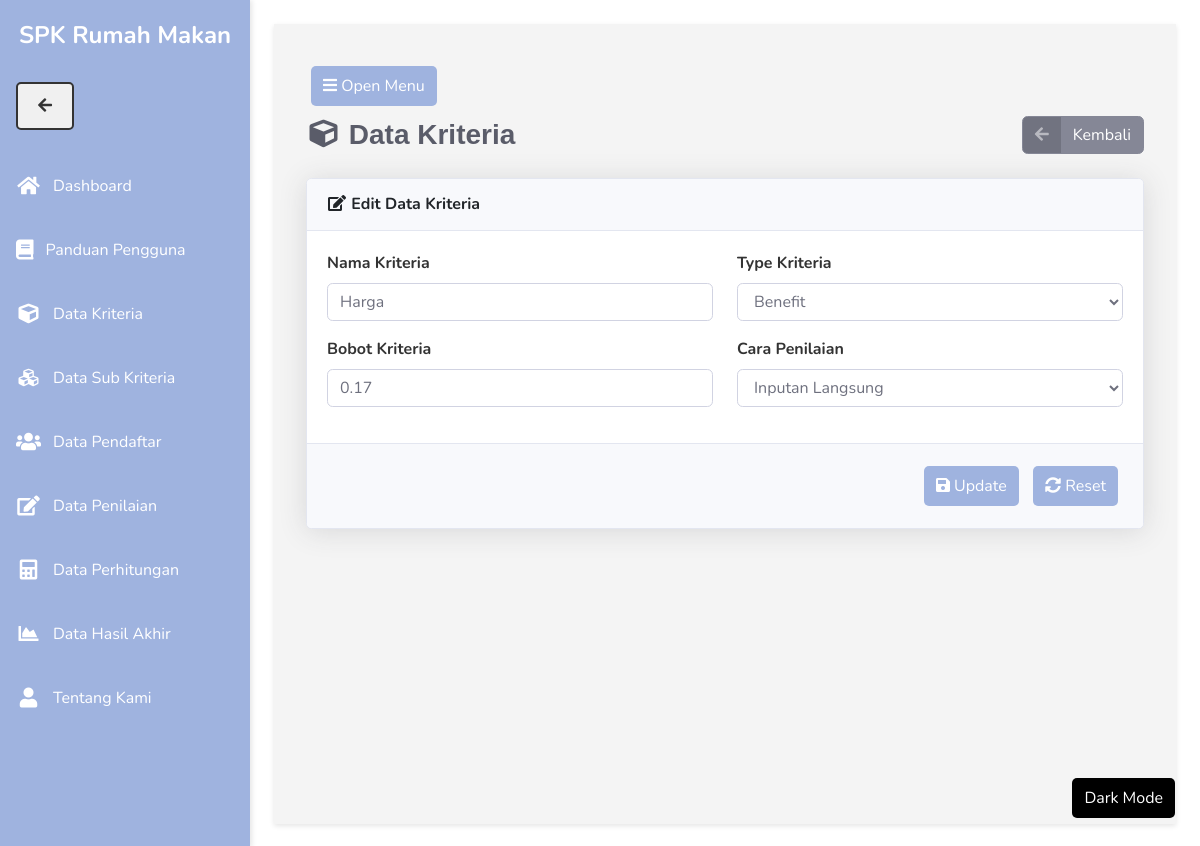
Page /edit-kriteria.php?id=33 on the committed database.
### tables this page shows
CREATE TABLE `kriteria` (
  `id_kriteria` int(11) NOT NULL,
  `nama` varchar(50) NOT NULL,
  `type` enum('Benefit','Cost') NOT NULL,
  `bobot` float NOT NULL,
  `ada_pilihan` tinyint(1) DEFAULT NULL
);

### edit-kriteria.php (the view, shortened to what this page needs)
<?php require_once('includes/init.php');
$id_kriteria = (isset($_GET['id'])) ? trim($_GET['id']) : '';
require_once('template/header.php');
?>
<div class="d-sm-flex align-items-center justify-content-between mb-4">
    <h1 class="h3 mb-0 text-gray-800"><i class="fas fa-fw fa-cube"></i> Data Kriteria</h1>
	<a href="list-kriteria.php" class="btn btn-secondary btn-icon-split"><span class="icon text-white-50"><i class="fas fa-arrow-left"></i></span>
		<span class="text">Kembali</span>
	</a>
</div>
<div class="card shadow mb-4">
    <div class="card-header py-3">
        <h6 class="m-0 font-weight-bold text-danger"><i class="fas fa-fw fa-edit"></i> Edit Data Kriteria</h6>
    </div>
	<form action="edit-kriteria.php?id=<?php echo $id_kriteria; ?>" method="post">
		<?php
		if(!$id_kriteria) {
		?>
		<div class="card-body">
			<div class="alert alert-danger">Data tidak ada</div>
		</div>
		<?php
		}else{
		$data = mysqli_query($koneksi,"SELECT * FROM kriteria WHERE id_kriteria='$id_kriteria'");
		$cek = mysqli_num_rows($data);
		if($cek <= 0) {
		?>
		<div class="card-body">
			<div class="alert alert-danger">Data tidak ada</div>
		</div>
		<?php
		}else{
			while($d = mysqli_fetch_array($data)){
		?>
		<div class="card-body">
			<div class="row">
				<div class="form-group col-md-6">
					<label class="font-weight-bold">Nama Kriteria</label>
					<input autocomplete="off" type="text" name="nama" required value="<?php echo $d['nama']; ?>" class="form-control"/>
				</div>
				<div class="form-group col-md-6">
					<label class="font-weight-bold">Type Kriteria</label>
					<select name="type" class="form-control" required>
						<option value="Benefit" <?php if($d['type']=="Benefit") {echo "selected";} ?>>Benefit</option>
					</select>
				</div>
				<div class="form-group col-md-6">
					<label class="font-weight-bold">Bobot Kriteria</label>
					<input autocomplete="off" type="number" name="bobot" required value="<?php echo $d['bobot']; ?>" step="0.01" class="form-control"/>
				</div>
				<div class="form-group col-md-6">
					<label class="font-weight-bold">Cara Penilaian</label>
					<select name="ada_pilihan" class="form-control" required>
						<option value="0" <?php if($d['ada_pilihan']=="0") {echo "selected";} ?>>Inputan Langsung</option>
					</select>
				</div>
			</div>
		</div>
		<div class="card-footer text-right">
            <button name="submit" value="submit" type="submit" class="btn btn-success"><i class="fa fa-save"></i> Update</button>
            <button type="reset" class="btn btn-info"><i class="fa fa-sync-alt"></i> Reset</button>
        </div>
		<?php
		}
		}
		}
		?>
	</form>
</div>
<?php
require_once('template/footer.php');
?>

### assets/css/custom.css (style rules this page uses)
.h3 { font-family: "Franklin Gothic Medium", "Arial Narrow", Arial, sans-serif; font-weight: bold; color: #333; }
.text-danger { color: #9d796e; }
h6.text-danger { color: #212529 !important; }
.font-weight-bold { font-weight: bold; font-size: 1rem; color: #333; margin-bottom: 0.5rem; display: block; }
#content button { margin: 10px 5px; padding: 8px 12px; background-color: #9FB3DF; color: white; border: none; border-radius: 5px; cursor: pointer; transition: background-color 0.3s ease; }

### rows in the picture
kriteria: nama "Harga", type "Benefit", bobot "0.17", ada_pilihan "Inputan Langsung"
